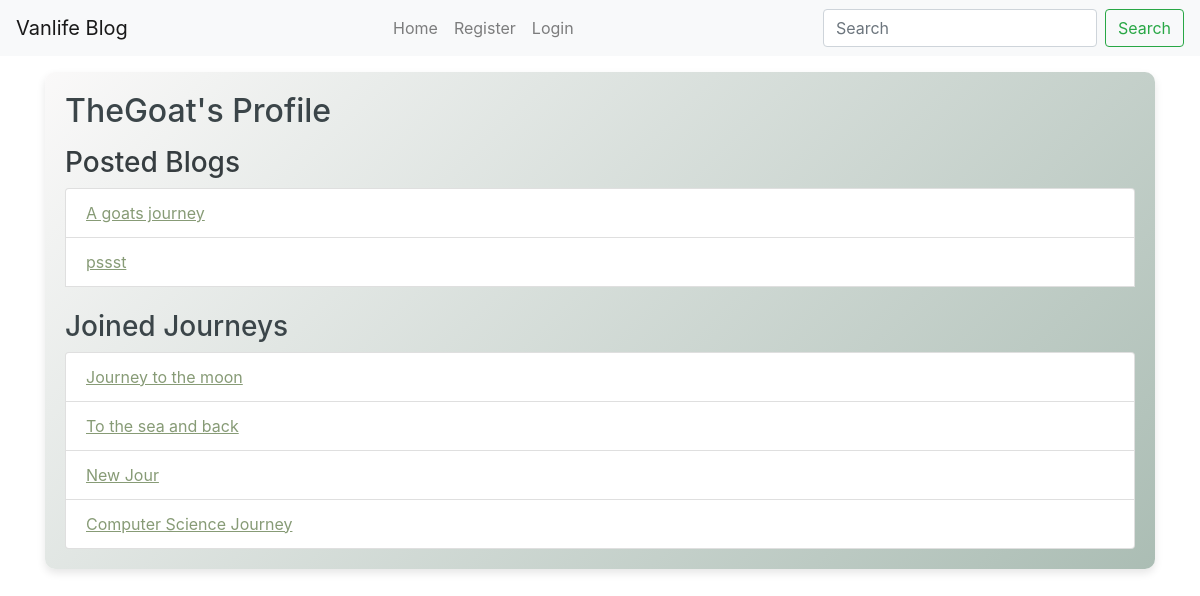
The app's page /users/profile/TheGoat/ with its own data.
### users/models.py (models this page shows, shortened)
class CustomUser(AbstractUser):
    email= models.EmailField(unique=True)

### blog/models.py (models this page shows, shortened)
class Post(models.Model):
    author = models.ForeignKey(settings.AUTH_USER_MODEL, on_delete=models.CASCADE, related_name='posts')
    title = models.CharField(max_length=200)
    content = models.TextField()
    created_date = models.DateTimeField(default=timezone.now)
    published_date = models.DateTimeField(blank=True, null=True)
    location = models.CharField(max_length=200, blank=True, null=True)
    likes = models.ManyToManyField(settings.AUTH_USER_MODEL, related_name='liked_posts', blank=True)

class Journey(models.Model):
    title = models.CharField(max_length=200)
    description = models.TextField()
    start_date = models.CharField(max_length=100)  #i changed those to char_field. remember to mrntion it in readme.dm
    end_date = models.CharField(max_length=100)
    author = models.ForeignKey(settings.AUTH_USER_MODEL, on_delete=models.CASCADE)
    participants = models.ManyToManyField(settings.AUTH_USER_MODEL, related_name='joined_journeys', blank=True)
    created_at = models.DateTimeField(auto_now_add=True)
    updated_at = models.DateTimeField(auto_now=True)

### users/views.py (the view)
# urls.py: path('profile/<str:username>/', views.profile, name='profile'),
def profile(request, username):
    profile_user= get_object_or_404(User, username=username)
    blogs=Post.objects.filter(author=profile_user)
    joined_journeys= Journey.objects.filter(participants=profile_user)
    liked_blogs= Post.objects.filter(likes=profile_user)
    print(f"Blogs for {profile_user.username}: {[blog.title for blog in blogs]}")
    return render(request, 'users/profile.html', {
        'profile_user':profile_user,
        'blogs': blogs ,
        'joined_journeys':joined_journeys,
        'liked_blogs': liked_blogs,
    })

### users/templates/users/profile.html (shortened to what this page needs)
{% extends 'base_generic.html' %}
{% block content %}
  <h2>{{ profile_user.username }}'s Profile</h2>
      <h3>Posted Blogs</h3>
  <ul class="list-group">
    {% for blog in blogs %}
      <li class="list-group-item">
        <a href="{% url 'post_detail' blog.pk %}">{{ blog.title }}</a>
      </li>
    {% endfor %}
    <br>
  <h3>Joined Journeys</h3>
  <ul class="list-group">
    {% for journey in joined_journeys %}
      <li class="list-group-item">
        <a href="{% url 'journey_detail' journey.pk %}">{{ journey.title }}</a>
      </li>
    {% endfor %}
  </ul>
{% endblock %}

### templates/base_generic.html (style rules this page uses)
body { padding-top: 4.5rem; }
.content-background h1, .content-background h2, .content-background p, .content-background ul, .content-background li { color: #3b4549; }
.content-background a { color: #879b76; text-decoration: underline; }

### records on screen
CustomUser: username "TheGoat"
Post: title "A goats journey"
Post: title "pssst"
Journey: title "Journey to the moon"
Journey: title "To the sea and back"
Journey: title "New Jour"
Journey: title "Computer Science Journey"
